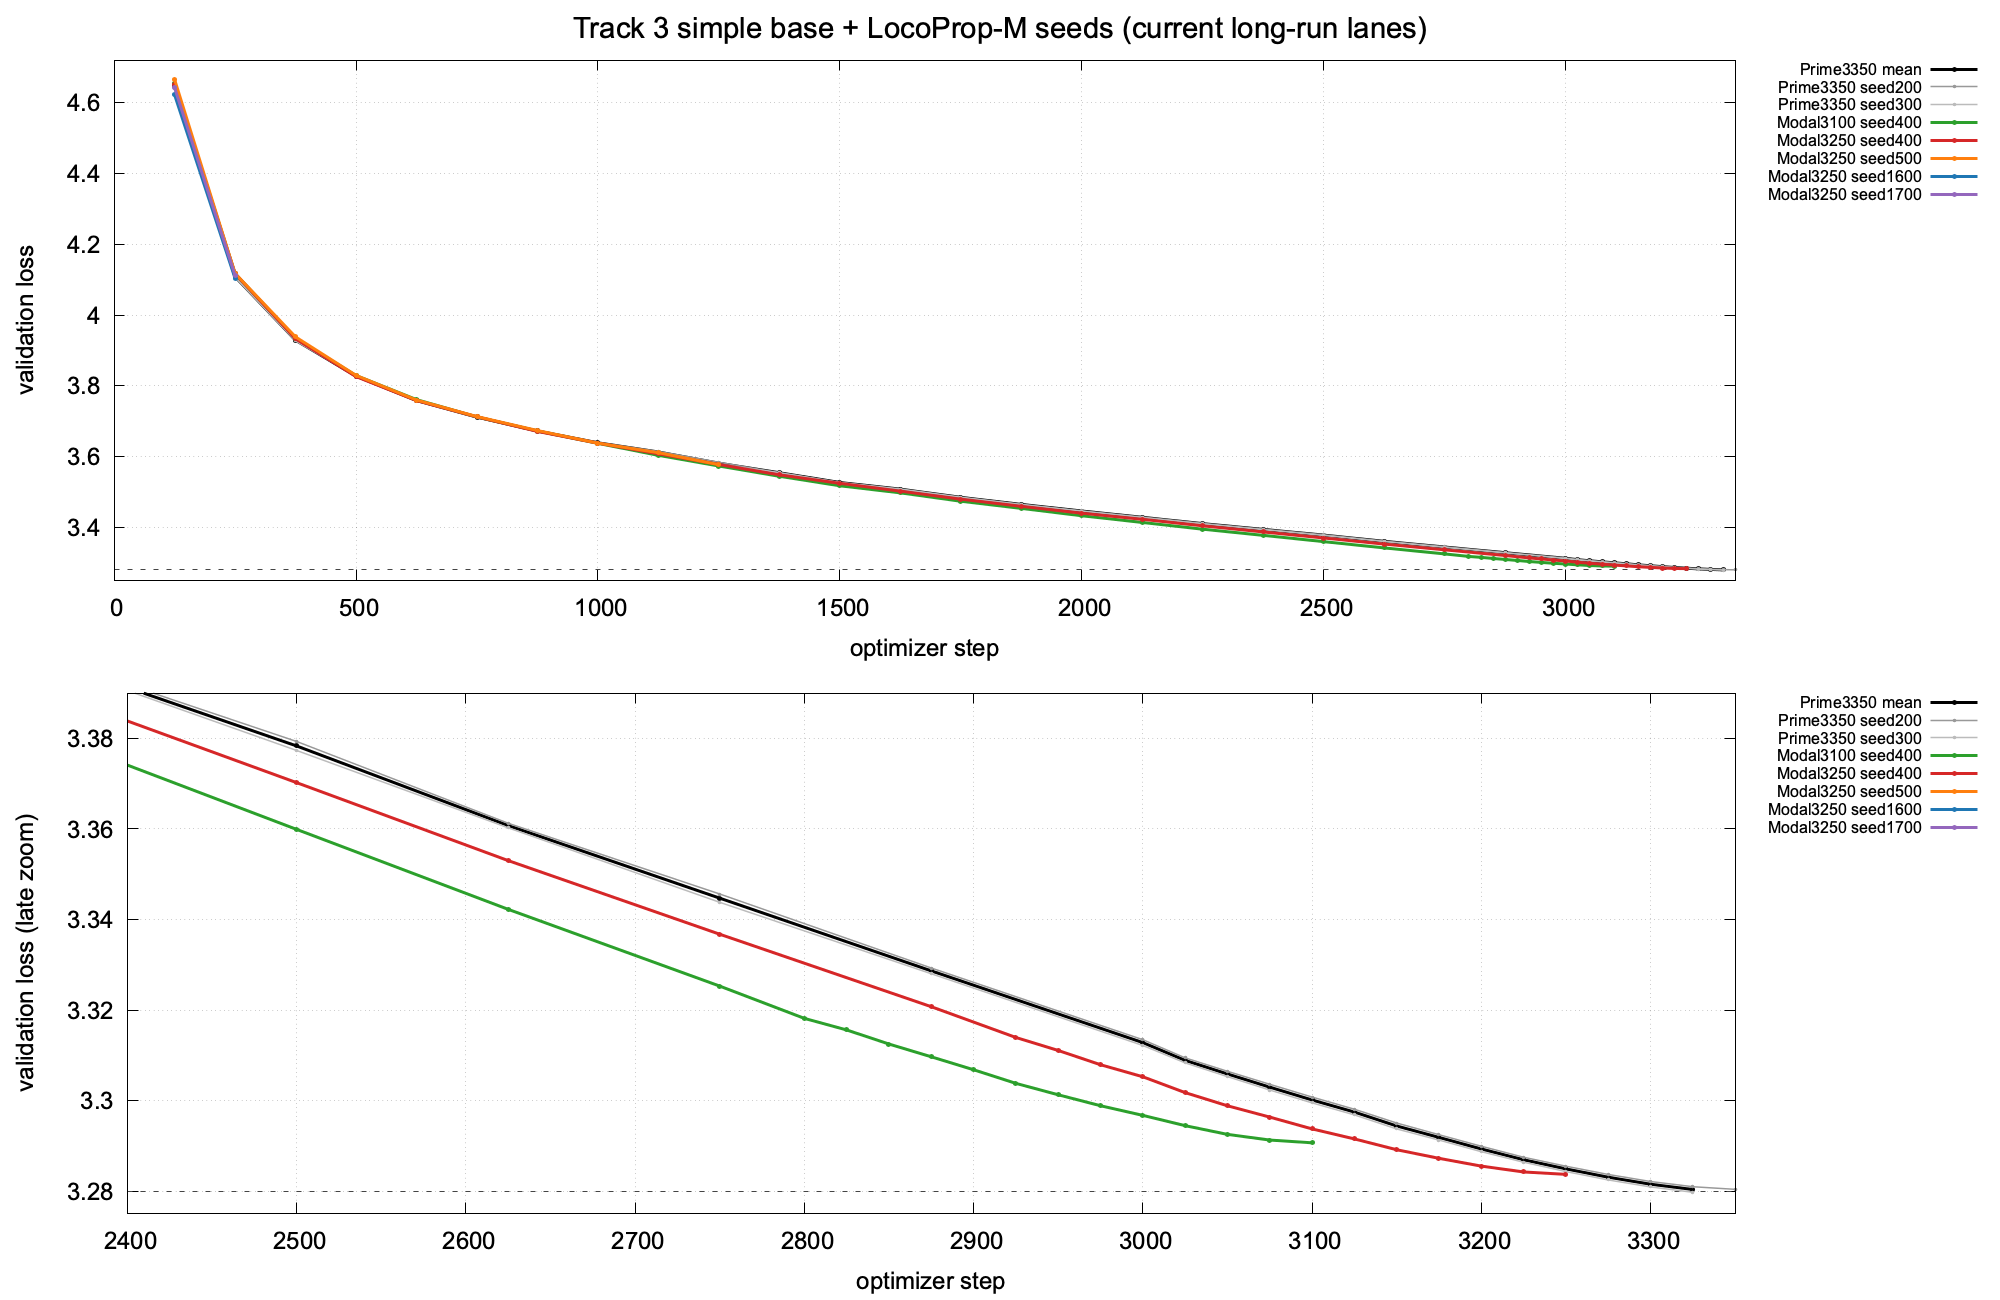

Generate this figure with gnuplot:
set terminal pngcairo size 2000,1300 enhanced font "Arial,18"
set output ".opencode/plots/track3_locom_core_curves.png"
set multiplot layout 2,1 title "Track 3 simple base + LocoProp-M seeds (current long-run lanes)" font ",22"
set grid
set key outside right top font ",12"
set xlabel "optimizer step"
set ylabel "validation loss"
set xrange [0:3350]
set yrange [3.25:4.72]
set arrow 1 from graph 0, first 3.28 to graph 1, first 3.28 nohead dt 2 lc rgb "#444444"
plot ".opencode/plots/track3_locom_dat/Prime3350_mean.dat" using 1:2 with linespoints lw 3 dt 1 lc rgb "black" pt 7 ps 0.35 title "Prime3350 mean",\
  ".opencode/plots/track3_locom_dat/Prime3350_seed200.dat" using 1:2 with linespoints lw 1.5 dt 1 lc rgb "#999999" pt 7 ps 0.35 title "Prime3350 seed200",\
  ".opencode/plots/track3_locom_dat/Prime3350_seed300.dat" using 1:2 with linespoints lw 1.5 dt 1 lc rgb "#bbbbbb" pt 7 ps 0.35 title "Prime3350 seed300",\
  ".opencode/plots/track3_locom_dat/Modal3100_seed400.dat" using 1:2 with linespoints lw 3 dt 1 lc rgb "#2ca02c" pt 7 ps 0.35 title "Modal3100 seed400",\
  ".opencode/plots/track3_locom_dat/Modal3250_seed400.dat" using 1:2 with linespoints lw 3 dt 1 lc rgb "#d62728" pt 7 ps 0.35 title "Modal3250 seed400",\
  ".opencode/plots/track3_locom_dat/Modal3250_seed500.dat" using 1:2 with linespoints lw 3 dt 1 lc rgb "#ff7f0e" pt 7 ps 0.35 title "Modal3250 seed500",\
  ".opencode/plots/track3_locom_dat/Modal3250_seed1600.dat" using 1:2 with linespoints lw 3 dt 1 lc rgb "#1f77b4" pt 7 ps 0.35 title "Modal3250 seed1600",\
  ".opencode/plots/track3_locom_dat/Modal3250_seed1700.dat" using 1:2 with linespoints lw 3 dt 1 lc rgb "#9467bd" pt 7 ps 0.35 title "Modal3250 seed1700"
set xlabel "optimizer step"
set ylabel "validation loss (late zoom)"
set xrange [2400:3350]
set yrange [3.275:3.39]
set arrow 1 from graph 0, first 3.28 to graph 1, first 3.28 nohead dt 2 lc rgb "#444444"
plot ".opencode/plots/track3_locom_dat/Prime3350_mean.dat" using 1:2 with linespoints lw 3 dt 1 lc rgb "black" pt 7 ps 0.35 title "Prime3350 mean",\
  ".opencode/plots/track3_locom_dat/Prime3350_seed200.dat" using 1:2 with linespoints lw 1.5 dt 1 lc rgb "#999999" pt 7 ps 0.35 title "Prime3350 seed200",\
  ".opencode/plots/track3_locom_dat/Prime3350_seed300.dat" using 1:2 with linespoints lw 1.5 dt 1 lc rgb "#bbbbbb" pt 7 ps 0.35 title "Prime3350 seed300",\
  ".opencode/plots/track3_locom_dat/Modal3100_seed400.dat" using 1:2 with linespoints lw 3 dt 1 lc rgb "#2ca02c" pt 7 ps 0.35 title "Modal3100 seed400",\
  ".opencode/plots/track3_locom_dat/Modal3250_seed400.dat" using 1:2 with linespoints lw 3 dt 1 lc rgb "#d62728" pt 7 ps 0.35 title "Modal3250 seed400",\
  ".opencode/plots/track3_locom_dat/Modal3250_seed500.dat" using 1:2 with linespoints lw 3 dt 1 lc rgb "#ff7f0e" pt 7 ps 0.35 title "Modal3250 seed500",\
  ".opencode/plots/track3_locom_dat/Modal3250_seed1600.dat" using 1:2 with linespoints lw 3 dt 1 lc rgb "#1f77b4" pt 7 ps 0.35 title "Modal3250 seed1600",\
  ".opencode/plots/track3_locom_dat/Modal3250_seed1700.dat" using 1:2 with linespoints lw 3 dt 1 lc rgb "#9467bd" pt 7 ps 0.35 title "Modal3250 seed1700"
unset multiplot
